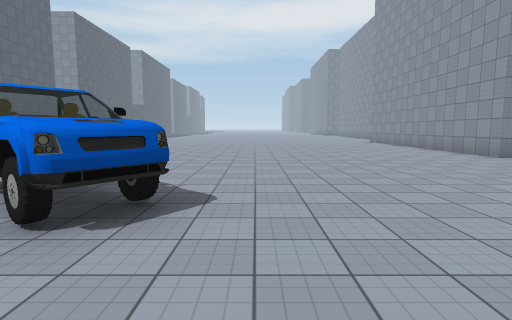
View 1 (above)

24 first-person views from a walk through a 3-D level made in the Unity game engine. The camera is 1.5 m above the floor, tilts 6° down and sees 80° across. The floor is counted in squares, 2 m on a side. Each view is taken from the middle of a square. On the plan, view 1 faces up. The plan holds only what a view shows up to about 10 squares ahead; the rest is blank. The place goes on beyond the plan. Some surface patterns are stand-ins.

View 2
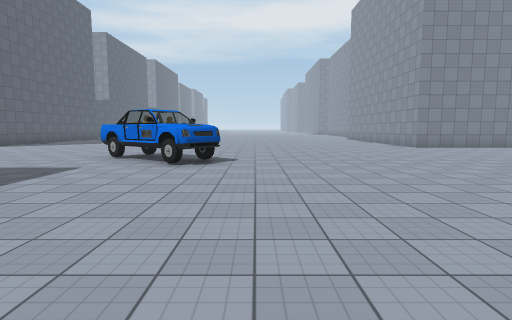

View 3
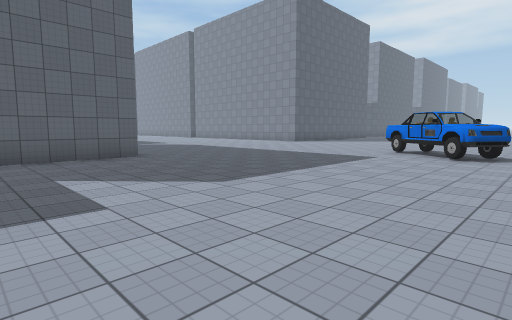

View 4
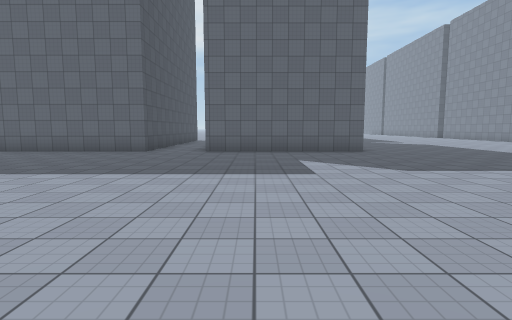

View 5
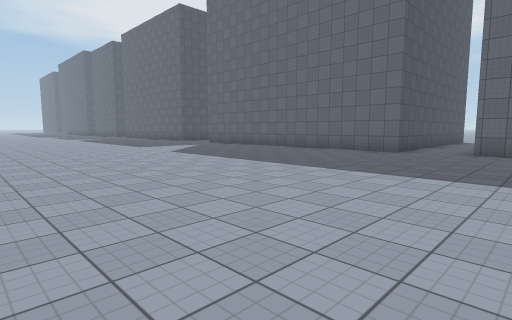

View 6
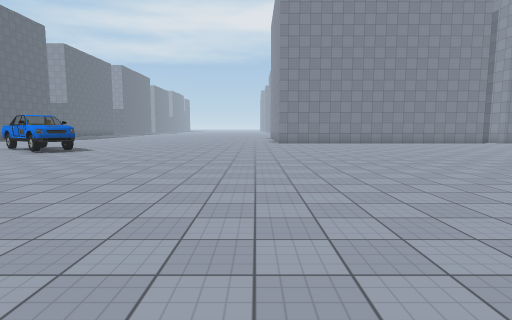

View 7
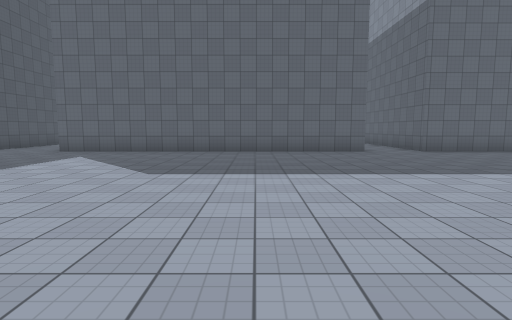

View 8
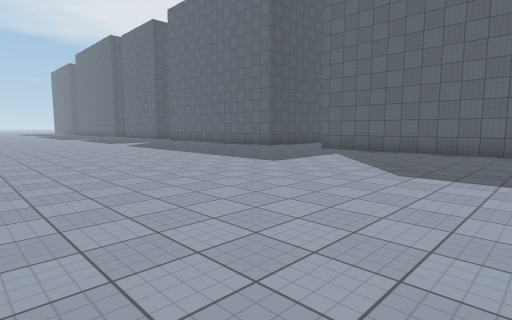

View 9
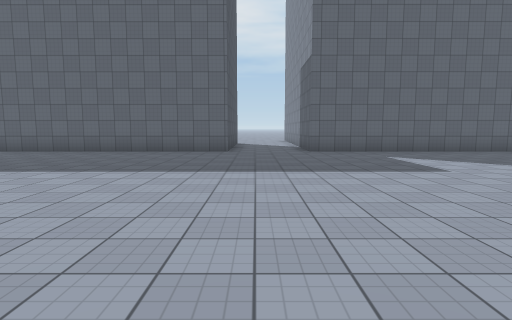

View 10
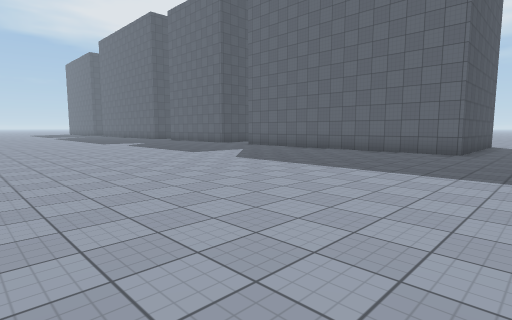

View 11
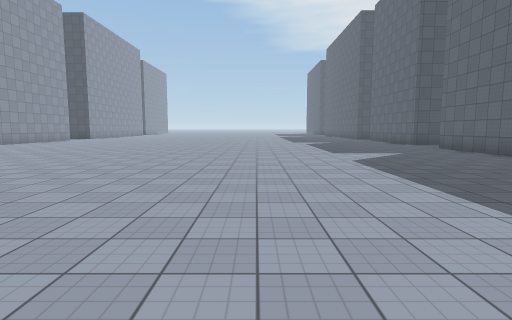

View 12
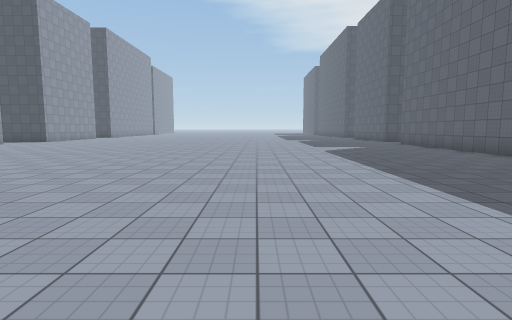

View 13
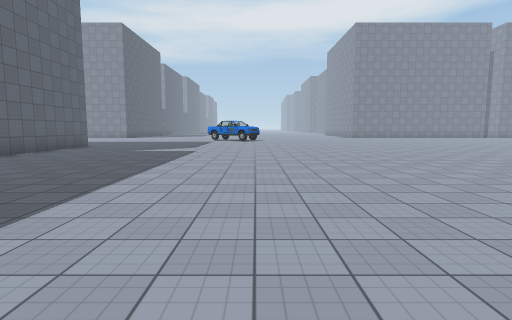

View 14
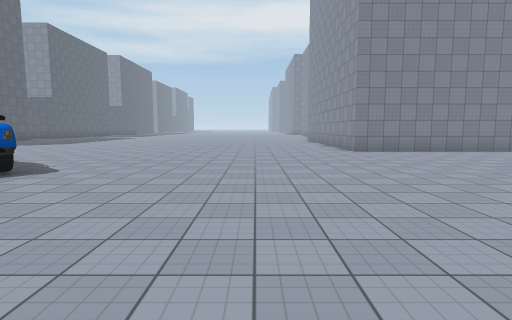

View 15
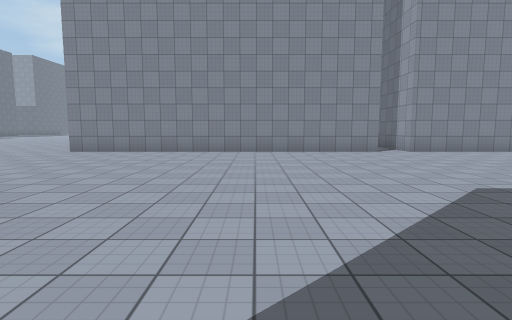

View 16
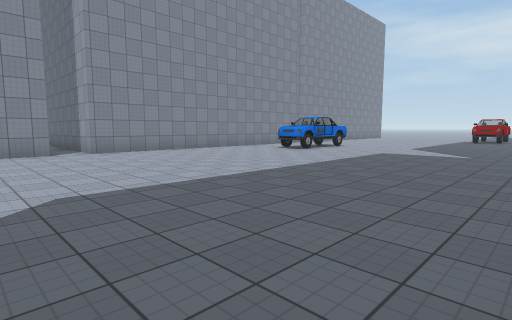

View 17
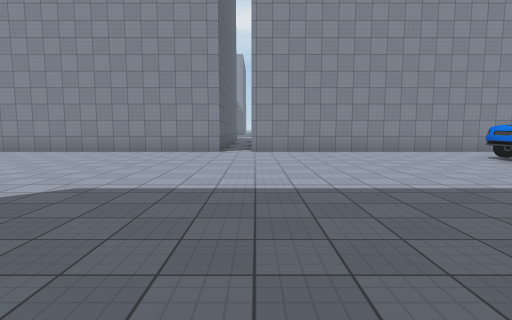

View 18
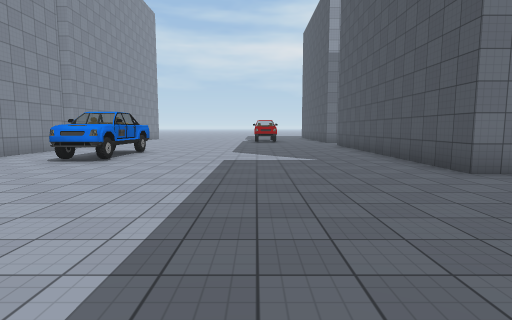

View 19
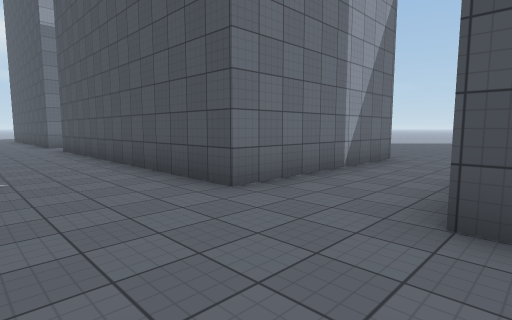

View 20
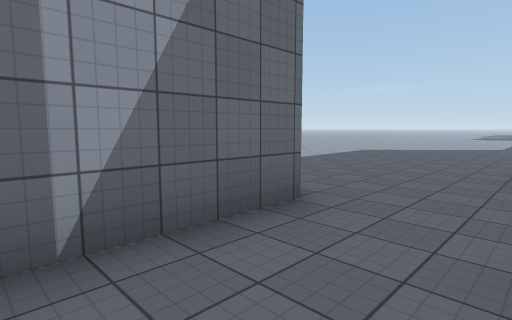

View 21
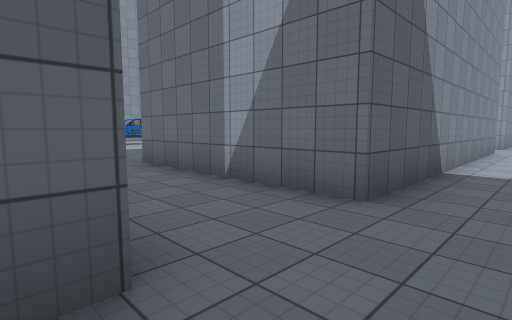

View 22
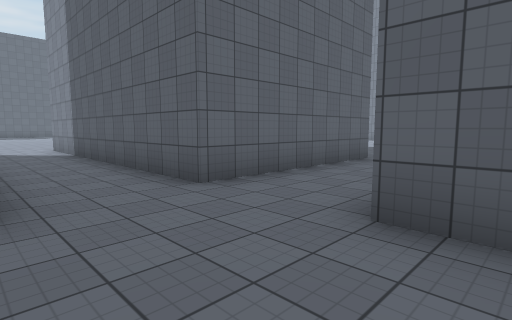

View 23
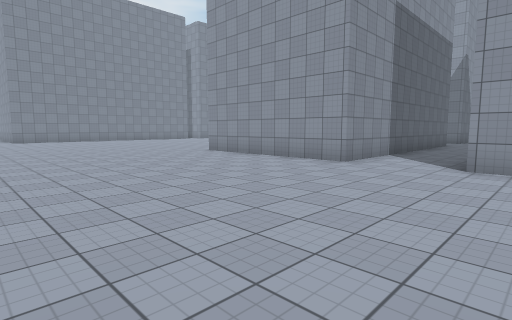

View 24
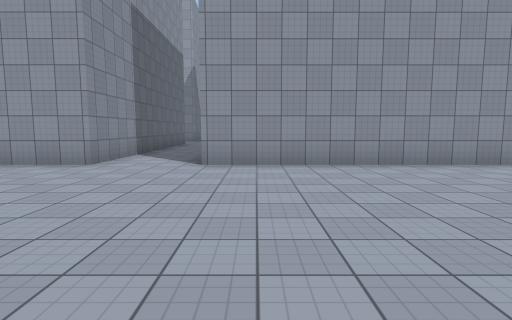

### Floor plan
Points are (right, up) in squares from view 1. A wall is a line through its corners. A room is listed if a view was taken in it or the views show most of it. See-through windows are left out.
Room 1 (views 1, 2, 3, 4, 5, 6, 7, 8, 9, 10, 11, 12, 13, 14, 15, 16, 17, 18, 19, 20, 23, 24)
walls: (10.2, -7.6) (10.2, -3); (10.2, -16.2) (10.2, -9.9); (-7.7, -2.5) (-7.7, -7.6); (-8.8, -9.5) (-7.7, -9.5) (-7.7, -19.4); (18.1, -2.5) (18.6, -2.5) (18.6, -7.6); (20.9, -7.6) (20.9, -2.5) (25.5, -2.5); (15.9, 7.6) (6.1, 7.6) (6.1, 10.1); (-9.5, -21.9) (-7.7, -21.9) (-7.7, -29.2); (25.5, 7.6) (16.9, 7.6)
ways out: opening at (11, -8.5) to room 2; opening at (19.5, -8) to room 2
objects: other object (-4, 2) to (-1, 4); other object (23, 5) to (25, 5)
Room 2 (views 21, 22)
walls: (18.6, -7.6) (10.2, -7.6); (25.5, -7.6) (20.9, -7.6)
ways out: opening at (11, -8.5) to room 1; opening at (19.5, -8) to room 1

Positions as (right, up) in squares from view 1, and headings:
1: (0, 0), facing up
2: (0, -4), facing up
3: (0, -6), facing up-left
4: (2, -6), facing left
5: (2, -6), facing down-left
6: (5, -7), facing up
7: (2, -13), facing left
8: (2, -13), facing down-left
9: (2, -21), facing left
10: (2, -20), facing down-left
11: (-1, -19), facing down
12: (-1, -16), facing down
13: (-1, -15), facing up
14: (3, -2), facing up
15: (12, -2), facing up
16: (14, -2), facing up-right
17: (17, -2), facing up
18: (16, 1), facing right
19: (18, 0), facing down-right
20: (19, -5), facing down-right
21: (18, -9), facing up-right
22: (22, -10), facing up-left
23: (4, -11), facing up-right
24: (4, -11), facing right
